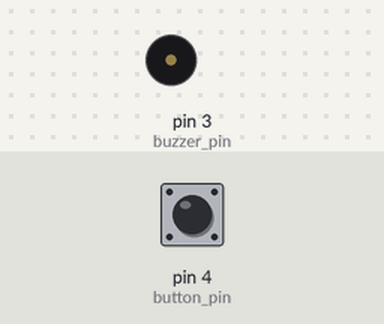
Bench run of a sketch on a simulated Arduino Uno, built with avr-gcc and run on an emulated ATmega328P. Parts: buzzer (waves = sounding, pin HIGH). Inputs (shaded band) come from the test bench; at power-on: pin 4 (button_pin) HIGH.

Above: at 1.2 s.
1.3 s: pin 4 (button_pin) pulled LOW for 0.15 s
At 2.6 s:
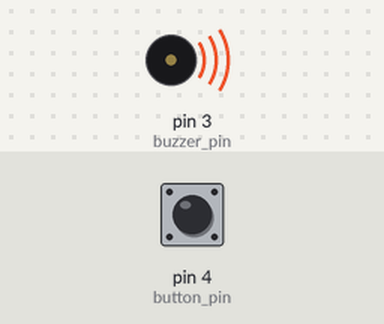
Timing chart, 0 to 4.3 s (numbered marks = the images above; inputs shaded):
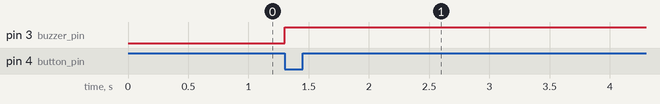

The sketch:

button_with_buzzer.ino
```cpp
/*
    Code to define the pins being
    used we use "const" because
    these values will never change
*/
const int buzzer_pin = 3;
const int button_pin = 4;

void setup()
{
    /*
        Here we define how each pin
        will be used for either
        reading(INPUT) or writing(OUTPUT).
    */
    pinMode(button_pin, INPUT);
    pinMode(buzzer_pin, OUTPUT);
}

void loop()
{
    /*
        Function call to read the
        value at the button_pin to
        check if the button is pressed.
     */
    int button_input = digitalRead(button_pin);

    /*
        if the button_input is LOW we assume button
        is pressed which means a PULLED UP Configuration.
    */
    if(button_input == LOW)
    {
        // Playing the Buzzer if button is pressed.
        digitalWrite(buzzer_pin, HIGH);
    }
    /*
        Button released go back to high
        as it is in PULL UP configuration.
    */
    else if(button_pin == HIGH)
    {
        // Turn the Buzzer when button is released.
        digitalWrite(buzzer_pin, LOW);
    }
}
```

Measured:
- after the input at 1.3 s, pin 3 (buzzer_pin): LOW → HIGH at once
